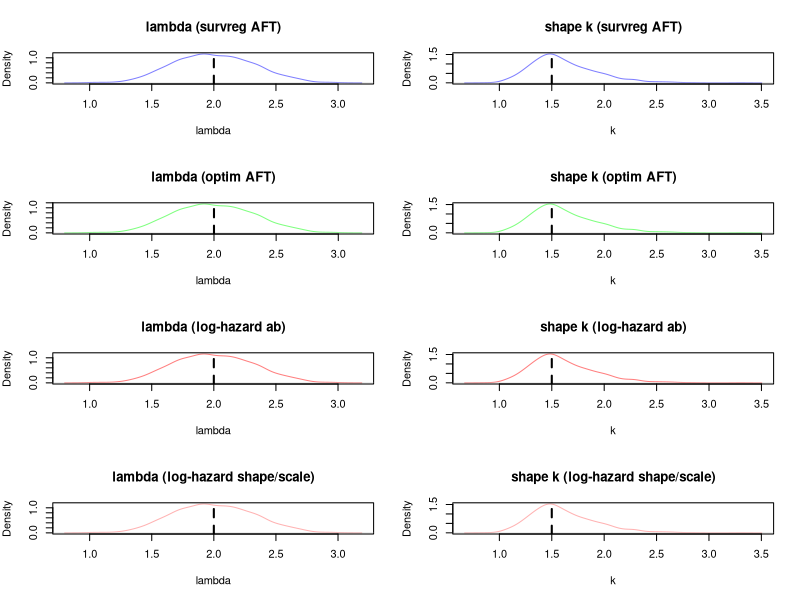

The R source for this figure:
# -----------------------------------------------------
# Exploring the relationship between Weibull AFT and log-hazard models:
# -----------------------------------------------------
#
# This script compares four equivalent parameterizations of Weibull models:
#
# 1. AFT model using survreg:
#    - Models log(T) = X * beta + error, where error ~ Extreme Value
#    - survreg internally parameterizes Weibull with:
#        scale = 1 / k, intercept = -log(lambda)
#    - We recover:
#        k = 1 / scale
#        lambda = exp(mu)
#
# 2. AFT model using optim:
#    - Maximizes the log-likelihood directly under the Weibull AFT formulation.
#    - Estimates mu = log(scale) and logsigma = log(1 / shape)
#    - Recover:
#        k = 1 / exp(logsigma)
#        lambda = exp(mu)
#
# 3. Log-hazard model using (a, b):
#    - Starts from the Weibull hazard function:
#        h(t) = (k / lambda) * (t / lambda)^(k - 1)
#      which expands to:
#        log(h(t)) = log(k) - log(lambda) + (k - 1) * log(t)
#    - We model:
#        log(h(t)) = a + b * log(t)
#      and recover:
#        k = b + 1
#        lambda = exp((log(k) - a) / k)
#
# 4. Log-hazard model using (log(shape), log(scale)):
#    - Parameterize directly in terms of log(k) and log(lambda)
#    - From these, derive:
#        a = log(k) - k * log(lambda)
#        b = k - 1
#
# Censoring and the Log-Likelihood:
# ---------------------------------
# Let d_i = 1 if event observed, 0 if right-censored.
# Define:
#   h(t) = hazard function
#   H(t) = cumulative hazard function = ∫₀^t h(s) ds
#
# The full log-likelihood is:
#   ℓ = Σ_i [ d_i * log(h(t_i)) - H(t_i) ]
#
# For the Weibull:
#   h(t) = (k / lambda) * (t / lambda)^(k - 1)
#   H(t) = (t / lambda)^k
#
# So:
#   ℓ = Σ_i [ d_i * (log(k) - log(lambda) + (k - 1) * log(t_i)) - (t_i / lambda)^k ]
#
# All four approaches optimize this same expression, just reparameterized.
# With or without censoring, they yield the same estimates when done correctly.

set.seed(1)
library(survival)

add_censoring <- FALSE
n_simulations <- 1000
n <- 20
true_k <- 1.5
true_lambda <- 2

lambda_values_surv <- numeric(n_simulations)
lambda_values_opt <- numeric(n_simulations)
lambda_values_loghaz <- numeric(n_simulations)
lambda_values_loghaz2 <- numeric(n_simulations)
k_values_surv <- numeric(n_simulations)
k_values_opt <- numeric(n_simulations)
k_values_loghaz <- numeric(n_simulations)
k_values_loghaz2 <- numeric(n_simulations)

fit_surv <- function(tte, status) {
  fit <- survreg(Surv(tte, status) ~ 1, dist = "weibull")
  mu <- coef(fit)
  sigma <- fit$scale
  k <- 1 / sigma
  lambda <- exp(mu)
  return(c(k, lambda))
}

nll_weibull_aft <- function(par, t, d) {
  mu <- par[1]
  logsigma <- par[2]
  sigma <- exp(logsigma)
  k <- 1 / sigma
  lambda <- exp(mu)
  logh <- log(k) + k * log(lambda) + (k - 1) * log(t)
  H <- (lambda * t)^k
  ll <- d * logh - H
  return(-sum(ll))
}

nll_loghaz <- function(par, t, d) {
  a <- par[1]
  b <- par[2]
  logt <- log(t)
  eta <- a + b * logt
  h <- exp(eta)
  H <- exp(a) * t^(b + 1) / (b + 1)
  ll <- d * log(h) - H
  return(-sum(ll))
}

nll_loghaz_shape_scale <- function(par, t, d) {
  k <- exp(par[1])
  lambda <- exp(par[2])
  a <- log(k) - k * log(lambda)
  b <- k - 1
  logt <- log(t)
  eta <- a + b * logt
  h <- exp(eta)
  H <- exp(a) * t^(b + 1) / (b + 1)
  ll <- d * log(h) - H
  return(-sum(ll))
}

for (i in 1:n_simulations) {
  tte <- rweibull(n, shape = true_k, scale = true_lambda)
  status <- rep(1, n)
  
  if (add_censoring) {
    censor_time <- quantile(tte, 0.7)
    status <- ifelse(tte <= censor_time, 1, 0)
    tte <- pmin(tte, censor_time)
  }
  
  fit_surv_results <- fit_surv(tte, status)
  k_surv <- fit_surv_results[1]
  lambda_surv <- fit_surv_results[2]
  
  init <- c(log(lambda_surv), log(1 / k_surv))
  fit_opt <- optim(init, nll_weibull_aft, t = tte, d = status)
  mu_opt <- fit_opt$par[1]
  sigma_opt <- exp(fit_opt$par[2])
  k_opt <- 1 / sigma_opt
  lambda_opt <- exp(-mu_opt)
  
  fit_loghaz <- optim(
    par = c(log(k_surv) - log(lambda_surv), k_surv - 1),
    fn = nll_loghaz,
    t = tte, d = status
  )
  a_loghaz <- fit_loghaz$par[1]
  b_loghaz <- fit_loghaz$par[2]
  k_loghaz <- b_loghaz + 1
  lambda_loghaz <- exp((log(k_loghaz) - a_loghaz) / k_loghaz)
  
  fit_loghaz2 <- optim(c(log(true_k), log(true_lambda)), 
                       nll_loghaz_shape_scale, t = tte, d = status)
  k_loghaz2 <- exp(fit_loghaz2$par[1])
  lambda_loghaz2 <- exp(fit_loghaz2$par[2])
  
  lambda_values_surv[i] <- lambda_surv
  lambda_values_opt[i] <- lambda_opt
  lambda_values_loghaz[i] <- lambda_loghaz
  lambda_values_loghaz2[i] <- lambda_loghaz2
  k_values_surv[i] <- k_surv
  k_values_opt[i] <- k_opt
  k_values_loghaz[i] <- k_loghaz
  k_values_loghaz2[i] <- k_loghaz2
}

par(mfrow = c(4, 2), mar = c(5, 4, 4, 2))

plot(density(lambda_values_surv), col = rgb(0, 0, 1, 0.5),
     main = "lambda (survreg AFT)", xlab = "lambda")
abline(v = true_lambda, col = "black", lty = 2, lwd = 2)

plot(density(k_values_surv), col = rgb(0, 0, 1, 0.5),
     main = "shape k (survreg AFT)", xlab = "k")
abline(v = true_k, col = "black", lty = 2, lwd = 2)

plot(density(lambda_values_opt), col = rgb(0, 1, 0, 0.5),
     main = "lambda (optim AFT)", xlab = "lambda")
abline(v = true_lambda, col = "black", lty = 2, lwd = 2)

plot(density(k_values_opt), col = rgb(0, 1, 0, 0.5),
     main = "shape k (optim AFT)", xlab = "k")
abline(v = true_k, col = "black", lty = 2, lwd = 2)

plot(density(lambda_values_loghaz), col = rgb(1, 0, 0, 0.5),
     main = "lambda (log-hazard ab)", xlab = "lambda")
abline(v = true_lambda, col = "black", lty = 2, lwd = 2)

plot(density(k_values_loghaz), col = rgb(1, 0, 0, 0.5),
     main = "shape k (log-hazard ab)", xlab = "k")
abline(v = true_k, col = "black", lty = 2, lwd = 2)

plot(density(lambda_values_loghaz2), col = rgb(1, 0.4, 0.4, 0.5),
     main = "lambda (log-hazard shape/scale)", xlab = "lambda")
abline(v = true_lambda, col = "black", lty = 2, lwd = 2)

plot(density(k_values_loghaz2), col = rgb(1, 0.4, 0.4, 0.5),
     main = "shape k (log-hazard shape/scale)", xlab = "k")
abline(v = true_k, col = "black", lty = 2, lwd = 2)